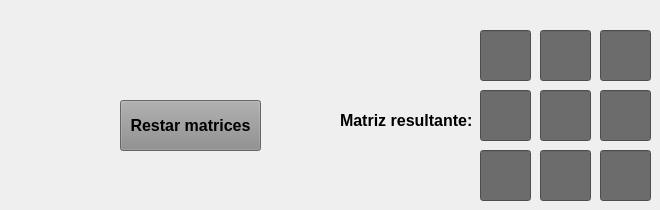
      <widget class="QWidget" name="tab_4">
       <attribute name="title">
        <string>Resta</string>
       </attribute>
       <widget class="QLineEdit" name="RR01">
        <property name="geometry">
         <rect>
          <x>540</x>
          <y>30</y>
          <width>51</width>
          <height>51</height>
         </rect>
        </property>
        <property name="font">
         <font>
          <pointsize>9</pointsize>
          <bold>false</bold>
         </font>
        </property>
        <property name="styleSheet">
         <string notr="true">background-color: rgb(108, 108, 108);</string>
        </property>
        <property name="readOnly">
         <bool>true</bool>
        </property>
       </widget>
       <widget class="QLineEdit" name="RR00">
        <property name="geometry">
         <rect>
          <x>480</x>
          <y>30</y>
          <width>51</width>
          <height>51</height>
         </rect>
        </property>
        <property name="font">
         <font>
          <pointsize>9</pointsize>
          <bold>false</bold>
         </font>
        </property>
        <property name="styleSheet">
         <string notr="true">background-color: rgb(108, 108, 108);</string>
        </property>
        <property name="readOnly">
         <bool>true</bool>
        </property>
       </widget>
       <widget class="QLineEdit" name="RR22">
        <property name="geometry">
         <rect>
          <x>600</x>
          <y>150</y>
          <width>51</width>
          <height>51</height>
         </rect>
        </property>
        <property name="font">
         <font>
          <pointsize>9</pointsize>
          <bold>false</bold>
         </font>
        </property>
        <property name="styleSheet">
         <string notr="true">background-color: rgb(108, 108, 108);</string>
        </property>
        <property name="readOnly">
         <bool>true</bool>
        </property>
       </widget>
       <widget class="QLineEdit" name="RR20">
        <property name="geometry">
         <rect>
          <x>480</x>
          <y>150</y>
          <width>51</width>
          <height>51</height>
         </rect>
        </property>
        <property name="font">
         <font>
          <pointsize>9</pointsize>
          <bold>false</bold>
         </font>
        </property>
        <property name="styleSheet">
         <string notr="true">background-color: rgb(108, 108, 108);</string>
        </property>
        <property name="readOnly">
         <bool>true</bool>
        </property>
       </widget>
       <widget class="QLineEdit" name="RR11">
        <property name="geometry">
         <rect>
          <x>540</x>
          <y>90</y>
          <width>51</width>
          <height>51</height>
         </rect>
        </property>
        <property name="font">
         <font>
          <pointsize>9</pointsize>
          <bold>false</bold>
         </font>
        </property>
        <property name="styleSheet">
         <string notr="true">background-color: rgb(108, 108, 108);</string>
        </property>
        <property name="readOnly">
         <bool>true</bool>
        </property>
       </widget>
       <widget class="QLineEdit" name="RR21">
        <property name="geometry">
         <rect>
          <x>540</x>
          <y>150</y>
          <width>51</width>
          <height>51</height>
         </rect>
        </property>
        <property name="font">
         <font>
          <pointsize>9</pointsize>
          <bold>false</bold>
         </font>
        </property>
        <property name="styleSheet">
         <string notr="true">background-color: rgb(108, 108, 108);</string>
        </property>
        <property name="readOnly">
         <bool>true</bool>
        </property>
       </widget>
       <widget class="QLineEdit" name="RR10">
        <property name="geometry">
         <rect>
          <x>480</x>
          <y>90</y>
          <width>51</width>
          <height>51</height>
         </rect>
        </property>
        <property name="font">
         <font>
          <pointsize>9</pointsize>
          <bold>false</bold>
         </font>
        </property>
        <property name="styleSheet">
         <string notr="true">background-color: rgb(108, 108, 108);</string>
        </property>
        <property name="readOnly">
         <bool>true</bool>
        </property>
       </widget>
       <widget class="QPushButton" name="btnResta">
        <property name="geometry">
         <rect>
          <x>120</x>
          <y>100</y>
          <width>141</width>
          <height>51</height>
         </rect>
        </property>
        <property name="font">
         <font>
          <pointsize>12</pointsize>
          <bold>true</bold>
         </font>
        </property>
        <property name="styleSheet">
         <string notr="true">background-color: rgb(141, 141, 141);</string>
        </property>
        <property name="text">
         <string>Restar matrices</string>
        </property>
       </widget>
       <widget class="QLabel" name="label_4">
        <property name="geometry">
         <rect>
          <x>340</x>
          <y>110</y>
          <width>131</width>
          <height>21</height>
         </rect>
        </property>
        <property name="font">
         <font>
          <pointsize>12</pointsize>
          <bold>true</bold>
         </font>
        </property>
        <property name="text">
         <string>Matriz resultante:</string>
        </property>
       </widget>
       <widget class="QLineEdit" name="RR12">
        <property name="geometry">
         <rect>
          <x>600</x>
          <y>90</y>
          <width>51</width>
          <height>51</height>
         </rect>
        </property>
        <property name="font">
         <font>
          <pointsize>9</pointsize>
          <bold>false</bold>
         </font>
        </property>
        <property name="styleSheet">
         <string notr="true">background-color: rgb(108, 108, 108);</string>
        </property>
        <property name="readOnly">
         <bool>true</bool>
        </property>
       </widget>
       <widget class="QLineEdit" name="RR02">
        <property name="geometry">
         <rect>
          <x>600</x>
          <y>30</y>
          <width>51</width>
          <height>51</height>
         </rect>
        </property>
        <property name="font">
         <font>
          <pointsize>9</pointsize>
          <bold>false</bold>
         </font>
        </property>
        <property name="styleSheet">
         <string notr="true">background-color: rgb(108, 108, 108);</string>
        </property>
        <property name="readOnly">
         <bool>true</bool>
        </property>
       </widget>
      </widget>
